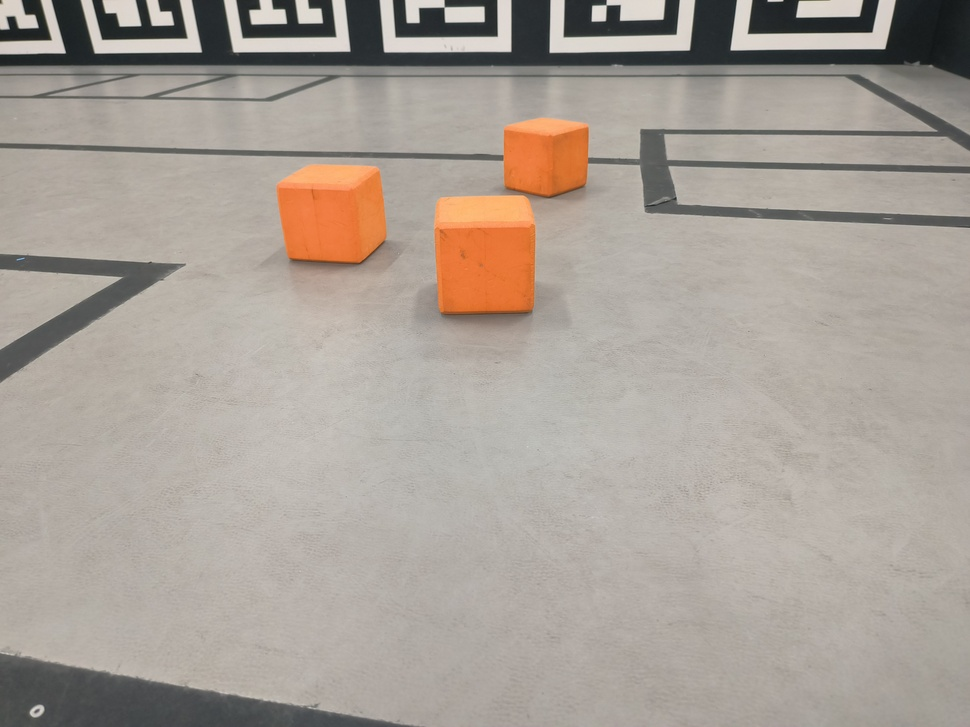
#> input picture robogame/image.jpg, 970 x 727 px, shrunk from 4000 x 3000 before the run, given in place of the camera
$ python gdhyyds.py
#> lines starting #> are read from the running program, lines starting #| are printed output that depends on the picture; after the words box and inside, x2 and y2 are one past the last pixel; in counts of white or black regions, pixels touching at a corner belong together
import cv2
import numpy as np
import time
import serial

CAMERA_FOCAL_LENGTH = 800  # 像素焦距
REAL_BLOCK_SIZE = 10  # 方块的真实大小，单位为厘米

AIM_FAILED = 0
AIM_SUCCEED = 1

INVOLVE_TIME = 2  # 方块进入车内的时间，单位s
FIRE_TIME = 2  # 发射时间，单位s

# 设置串口参数
ser = serial.Serial('/dev/ttyUSB0', 115200)  # 选择串口（Windows: 'COM3' 等，Linux: '/dev/ttyUSB0' 等）

# 摄像头捕获和处理照片的函数
def capture_and_process(cam_id):
    """
    从指定摄像头ID捕获图像并处理，提取橙色方块中离摄像头最近的方块的方向向量 (x, y)

    参数:
    cam_id: 摄像头ID，0 或 1 表示不同的摄像头

    返回:
    pseudo_distance_vector: 最近方块的中心点坐标与相对摄像头的伪距离向量，如果未找到方块则返回 None
    """
    # 打开摄像头
    cap = cv2.VideoCapture(cam_id)

    if not cap.isOpened():
        print(f"无法打开摄像头 {cam_id}")
        return None

    # 读取图像
    ret, frame = cap.read()
    if not ret:
        print(f"无法捕获摄像头 {cam_id} 图像")
        return None

    # 转换为HSV并处理图像以找到橙色方块
    hsv = cv2.cvtColor(frame, cv2.COLOR_BGR2HSV)
    lower_orange = np.array([10, 100, 100])
    upper_orange = np.array([25, 255, 255])
    mask = cv2.inRange(hsv, lower_orange, upper_orange)

    # 形态学操作去噪声
    kernel = np.ones((5, 5), np.uint8)
    mask = cv2.morphologyEx(mask, cv2.MORPH_CLOSE, kernel)
    mask = cv2.morphologyEx(mask, cv2.MORPH_OPEN, kernel)

    # 寻找轮廓
    contours, _ = cv2.findContours(mask, cv2.RETR_EXTERNAL, cv2.CHAIN_APPROX_SIMPLE)

    # 初始化最近方块的距离和位置
    min_distance = float('inf')
    nearest_block_center = None
    camera_focal_length = CAMERA_FOCAL_LENGTH  # 假设的焦距，实际需要校准
    real_block_size = REAL_BLOCK_SIZE  # 方块的真实大小，单位为厘米

    # 遍历每个轮廓，找出矩形框并计算距离
    for contour in contours:
        rect = cv2.minAreaRect(contour)
        box = cv2.boxPoints(rect)
        box = np.int0(box)

        # 计算矩形的中心点
        center_x = int(rect[0][0])
        center_y = int(rect[0][1])

        # 计算矩形的宽度和高度（长边和短边）
        width = rect[1][0]
        height = rect[1][1]

        # 假设宽度是方块的实际边长，计算距离
        block_width = max(width, height)
        distance = (real_block_size * camera_focal_length) / block_width

        # 判断是否是最近的方块
        if distance < min_distance:
            min_distance = distance
            nearest_block_center = (center_x, center_y)

        # 在图像上绘制矩形框和中心点
        cv2.drawContours(frame, [box], 0, (0, 255, 0), 2)
        cv2.circle(frame, (center_x, center_y), 5, (0, 0, 255), -1)

    if nearest_block_center is not None:
        # 计算距离向量（假设摄像头在图像中心）
        image_center = (frame.shape[1] // 2, frame.shape[0] // 2)
        pseudo_distance_vector = (nearest_block_center[0] - image_center[0], nearest_block_center[1])

        # 显示处理后的图像
        cv2.imshow(f"Camera {cam_id} - Detected Blocks", frame)
        cv2.waitKey(1)  # 非阻塞显示

        return pseudo_distance_vector
    else:
        return None

def move(direction, speed):
    """
    控制小车移动的函数

    参数:
    direction: 移动方向，'W' 表示前进，'S' 表示后退，'A' 表示向左，'D' 表示向右, '0' 表示停止
    speed: 移动速度，'H' 表示高速，'M' 表示中速，'L' 表示低速
    """
    motion_signal = ['0'] * 6  # 初始化所有字节为 '0'
    motion_signal[0] = '1'  # 第0字节：1表示可以运动

    # 第1字节：移动控制
    motion_signal[1] = direction

    # 第2字节：速度控制
    motion_signal[2] = speed

    # 第3字节：1表示启动发射
    motion_signal[3] = '0'

    # 第4字节：0表示摩擦轮不转
    motion_signal[4] = '0'

    # 第5字节：0表示结束位
    motion_signal[5] = '0'

    signal_str = ''.join(motion_signal)
    ser.write(signal_str.encode())  # 通过串口发送信号
    print(f"发送的运动信号: {signal_str}")

def stop():
    """
    控制小车停止的函数
    """
    move('0', 'L')

def fire(shoot_distance):
    """
    控制小车发射的函数

    参数:
    shoot_distance: 发射距离，单位为厘米
    """
    is_need_shoot_faster = shoot_distance > 100  # 距离大于100cm时使用高速发射

    SIG_SHOOT_FAST = '0GG120'
    SIG_SHOOT_SLOW = '0GG110'

    if is_need_shoot_faster:
        ser.write(SIG_SHOOT_FAST.encode())
        print(f"发送的发射信号: {SIG_SHOOT_FAST}")
    else:
        ser.write(SIG_SHOOT_SLOW.encode())
        print(f"发送的发射信号: {SIG_SHOOT_SLOW}")

def choose_with2eyes():
    '''
    功能：前后两个摄像头搜索目标
    返回：选择的目标的伪方向向量，(x, y)，以及发现它的摄像头的ID
    注意此时(x,y)已经转换为不论前后，已经是前进方向为y正方向，向右为x正方向的坐标系
    '''

    vec1 = capture_and_process(0)  # 摄像头1
#> in capture_and_process, frame is the input picture: shape (727, 970, 3); mean B, G, R 151.2, 159.8, 168.8
#> in capture_and_process, `hsv = cv2.cvtColor(frame, cv2.COLOR_BGR2HSV)`: hsv: shape (727, 970, 3); mean H, S, V 22.9, 26.1, 169.2
#> in capture_and_process, `mask = cv2.inRange(hsv, lower_orange, upper_orange)`:
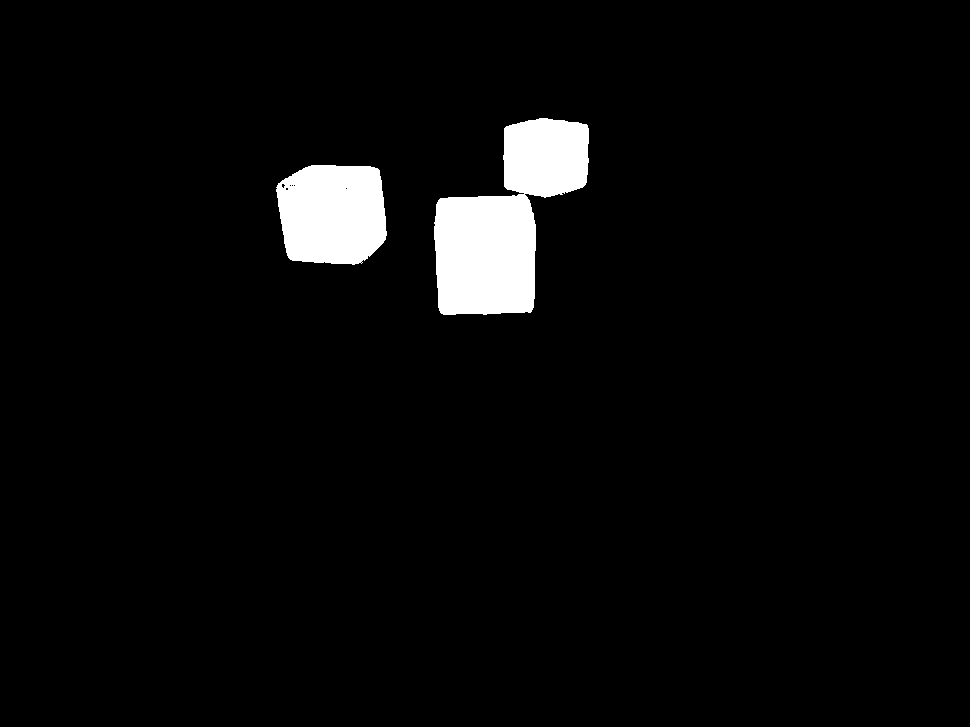
#> mask: shape (727, 970); 3.8% white; 2 white regions, box (x1, y1, x2, y2) and area: (434, 118, 589, 315) 17514, (276, 165, 387, 265) 9484
#> in capture_and_process, `mask = cv2.morphologyEx(mask, cv2.MORPH_CLOSE, kernel)`: mask: shape (727, 970); 3.8% white; 2 white regions, box (x1, y1, x2, y2) and area: (434, 118, 589, 315) 17566, (276, 165, 387, 265) 9508
#> in capture_and_process, `mask = cv2.morphologyEx(mask, cv2.MORPH_OPEN, kernel)`: mask: shape (727, 970); 3.8% white; 2 white regions
#> in capture_and_process, `contours, _ = cv2.findContours(mask, cv2.RETR_EXTERNAL, cv2.CHAIN_APPR..`: contours = 2 contours; box (x1, y1, x2, y2) and area: (434, 118, 589, 315) 17228, (276, 165, 387, 264) 9332
#> the loop in capture_and_process, `for contour in contours:` made 2 passes
#> (rect, box, center_x, center_y, width, height, block_width, distance) on passes 1 to 2: (((331, 214), (98, 110), -90), [[386, 263], [276, 263], [276, 165], [386, 165]], 331, 214, 98, 110, 110, 72.73), (((502.2, 213.8), (230.7, 129.5), -67.02), [[516, 345], [397, 294], [487, 82], [606, 132]], 502, 213, 230.7, 129.5, 230.7, 34.67)
#> after the loop in capture_and_process, `for contour in contours:`:
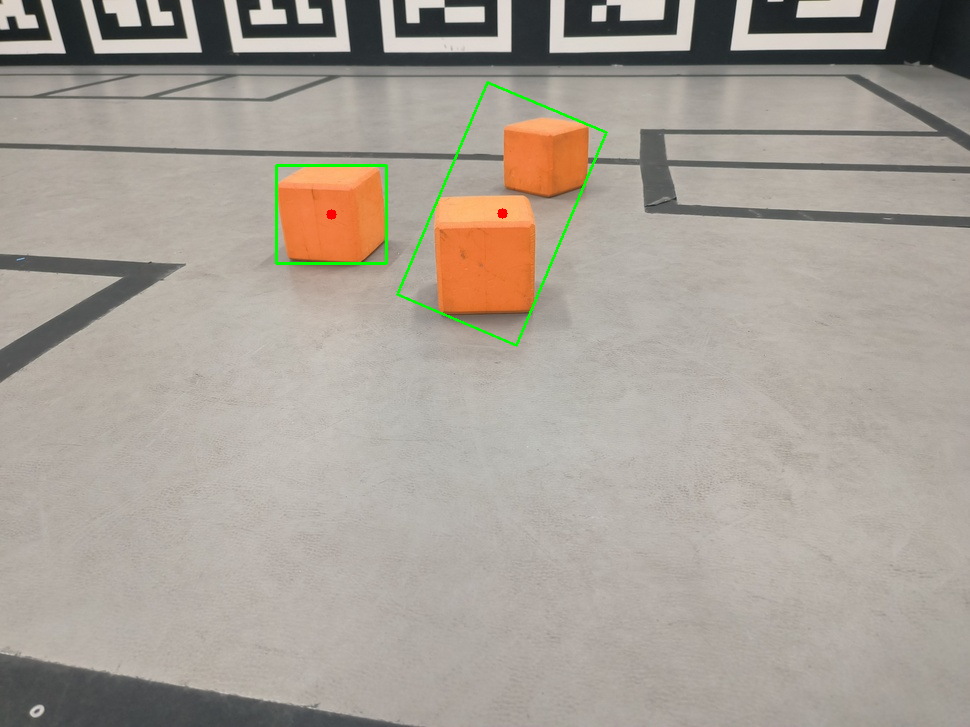
#> frame: shape (727, 970, 3); 0.46% of pixels changed, all inside (x1, y1, x2, y2) = (275, 81, 608, 347)
#> after the loop in capture_and_process, `for contour in contours:`: min_distance = 34.67
#> in capture_and_process, `pseudo_distance_vector = (nearest_block_center[0] - image_center[0], n..`: pseudo_distance_vector = (17, 213)
    vec2 = capture_and_process(1)  # 摄像头2

    if vec1 is not None and vec2 is None:
        (x, y) = vec1
        return (x, y), 0
    elif vec2 is not None and vec1 is None:
        (x, y) = - vec2
        return (x, y), 1
    elif vec1 is not None and vec2 is not None:
        (x1, y1) = vec1
        (x2, y2) = vec2
        if 3*abs(x1) + y1 < 3*abs(x2) + 2*y2:
            (x, y) = (x1, y1)
            return (x, y), 0
        else:
            (x, y) = (- x2, - y2)
            return (x, y), 1
    else:
        print("未能从摄像头获取方向向量")
        return None, None

def chase_with1eye(cam_id):
    '''
    功能：单独一个摄像头搜索目标，节省资源
    返回：选择的目标的伪方向向量，(x, y)
    '''
    vec = capture_and_process(cam_id)

    if vec is None:
        return None

    if(cam_id == 0):
        return vec
    elif(cam_id == 1):
        return - vec
    else:
        return None

def wander():
    '''
    功能：在choose_with2eyes函数找不到方块时被调用，随机前后缓慢移动适当距离
    '''
    move('W', 'L')
    time.sleep(2)
    move('0', 'L')
    return

def aim():
    '''
    功能：找寻距离最近的方块，进行左右移动
    移动过程中持续拍照检测车与该方块的左右距离
    检测到该距离为一个较小值的时候，停止移动
    返回值：瞄准是否成功(0失败，1成功), 瞄准方块的摄像头编号cam_id
    '''
    LR_DISTANCE_THRESHOLD = 200  # 设定的距离阈值，单位px
    vec, cam_id = choose_with2eyes()
#> the loop in capture_and_process (call 2), `for contour in contours:` made 2 passes
#> in choose_with2eyes, `(x1, y1) = vec1`: x1 = 17; y1 = 213
#> in choose_with2eyes, `(x2, y2) = vec2`: x2 = 17; y2 = 213
#> in choose_with2eyes, `(x, y) = (x1, y1)`: x = 17; y = 213
    while cam_id is None:
        wander()
        vec, cam_id = choose_with2eyes()
    # if cam_id == 0: # 选择的是摄像头1，即前进方向的摄像头

    lr_distance = vec[0]
    is_aimed = False
    while not is_aimed:
        if abs(lr_distance) < LR_DISTANCE_THRESHOLD:
            is_aimed = True
            stop()
        else:
            move('A' if lr_distance < 0 else 'D', 'L')
            vec = chase_with1eye(cam_id)
            if vec is None: # 丢失目标的简单错误处理
                stop()
                return AIM_FAILED
            lr_distance = vec[0]

    return AIM_SUCCEED, cam_id

def rush_and_catch(cam_id):
    '''
    功能：在aim成功后，突进至方块面前，在减速点减速，在减速运动一定时间后停止，此时方块已经被收入囊中
    '''
    DECELERATION_DISTANCE = 500  # 减速距离，单位px
    DECELERATION_TIME = 2  # 减速运动时间，单位s

    vec = chase_with1eye(cam_id)
    if vec is None:
        stop()
        return

    y = vec[1]
    fb_distance = abs(y)
    while fb_distance > DECELERATION_DISTANCE:
        move('W' if cam_id == 0 else 'S', 'H')
        vec = chase_with1eye(cam_id)
        if vec is None:
            stop()
            return
        y = vec[1]
        fb_distance = abs(y)

    move('W' if cam_id == 0 else 'S', 'L')
    time.sleep(DECELERATION_TIME)
    stop()
    return

def get_distance_inside():
    '''
    功能：获取车内方块的位置信息
    '''
    distance_inside = 0
    return distance_inside

def is_block_involved():
    '''
    功能：判断车内是否有方块
    '''
    INVOLVED_DISTANCE_THRESHOLD = 100  # 设定的阈值，单位cm
    distance_inside = get_distance_inside()
    if distance_inside < INVOLVED_DISTANCE_THRESHOLD:
        return True
    else:
        return False

# 主流程控制函数
def main():
    while True:
        # 寻找最近方块，并通过左右移动瞄准方块，如果瞄准失败则重新寻找并再次瞄准
        aim_result, cam_id = aim()
#> in aim, `vec, cam_id = choose_with2eyes()`: vec = (17, 213); cam_id = 0
#> in aim, `lr_distance = vec[0]`: lr_distance = 17
#> aim_result = 1; cam_id = 0
        if aim_result == AIM_FAILED:
            continue

        # 突进并捕获方块
        rush_and_catch(cam_id)
#> in chase_with1eye, `vec = capture_and_process(cam_id)`: vec = (17, 213)
#> in rush_and_catch, `y = vec[1]`: y = 213

        # 等待方块进入车内
        time.sleep(INVOLVE_TIME)

        # 判断车内是否有方块，有则发射，无则可能出了点问题，继续寻找
        if is_block_involved():
            fire(100)
        else:
            continue

        time.sleep(FIRE_TIME)


# 执行主函数
if __name__ == "__main__":
    main()
